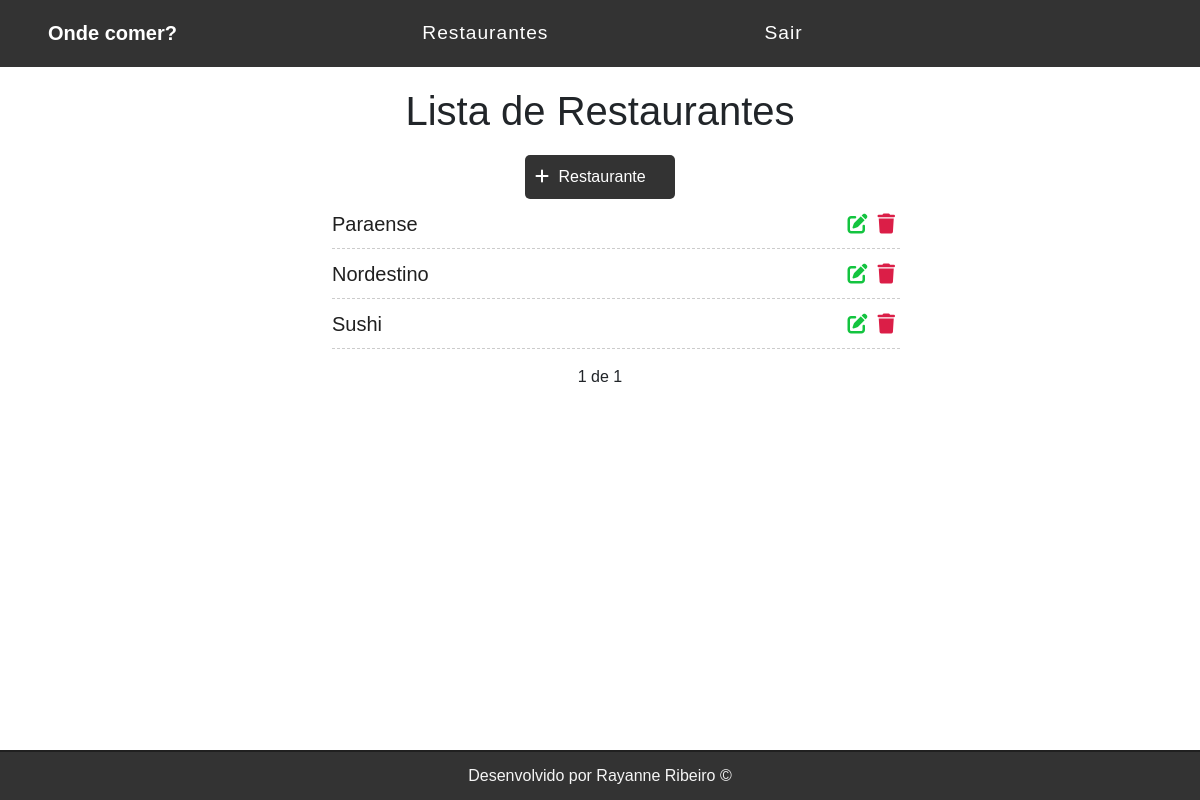
The app's page / (signed in), older data.
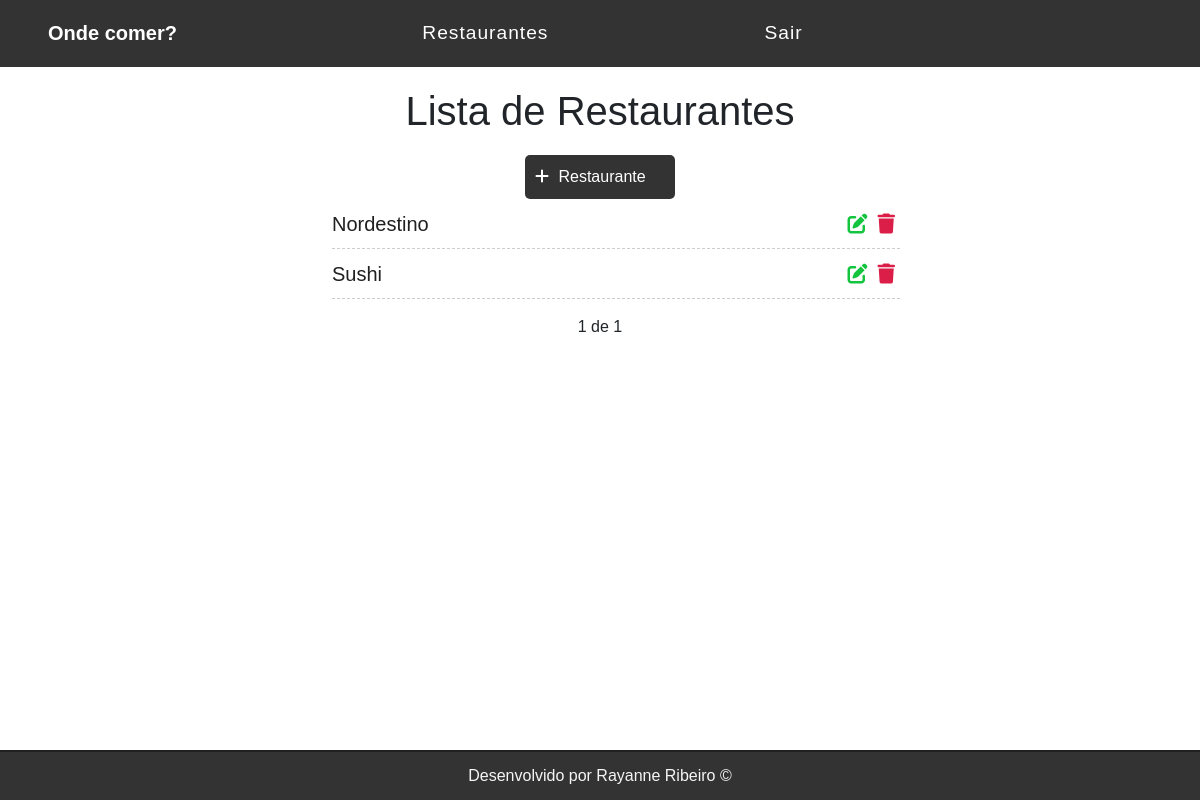
The same page, newer data.
### restaurantes/models.py (models this page shows, shortened)
class Restaurante(models.Model):
    nome = models.CharField(max_length=255)
    description = models.TextField()
    codigo = models.CharField(max_length=15)
    created_at = models.DateTimeField(auto_now_add=True)
    updated_at = models.DateTimeField(auto_now=True)

### restaurantes/views.py (the view)
# urls.py: path('', restauranteList, name= 'restaurante-list'),
@login_required
def restauranteList(request):
    restaurante_list = Restaurante.objects.all().order_by('-created_at')
    paginator = Paginator(restaurante_list, 3)
    page = request.GET.get('page')
    restaurante = paginator.get_page(page)  # tasks
    return render(request, 'restaurante/list.html', {'restaurante': restaurante})

### restaurantes/templates/restaurante/list.html (shortened to what this page needs)
{% extends 'base.html' %}
{% block content %}
<div class="offset-1 col-10 list-div container-lista">
    <h1>Lista de Restaurantes</h1>
    <a id="add-link" class="btn-add" href="addrestaurante/">
        <div class="col-2 add-div">
            <i class="fas fa-plus"></i> Restaurante
        </div>
    </a>
    <ul class="taks-list">
        {% for restaurante in restaurante %}
        <li class="task-item">
            <span><a href="restaurante/{{restaurante.id}}">{{ restaurante.nome}}</a></span>
            <a  class="delete-btn" href="delete/{{restaurante.id}}"><span><i class="fas fa-trash"></i></span></a>
            <a href="edit/{{restaurante.id}}"><span><i class="fas fa-edit"></i></span></a>
        </li>
        {% endfor %}
    </ul>
    <div class="pagination">
        <span class="step-links">
            <span class="current">
                {{restaurante.number}} de {{restaurante.paginator.num_pages}}
            </span>
        </span>
    </div>
</div>
{% endblock %}

Row changes from the older to the newer data that the page shows:
removed Restaurante: nome "Paraense"
